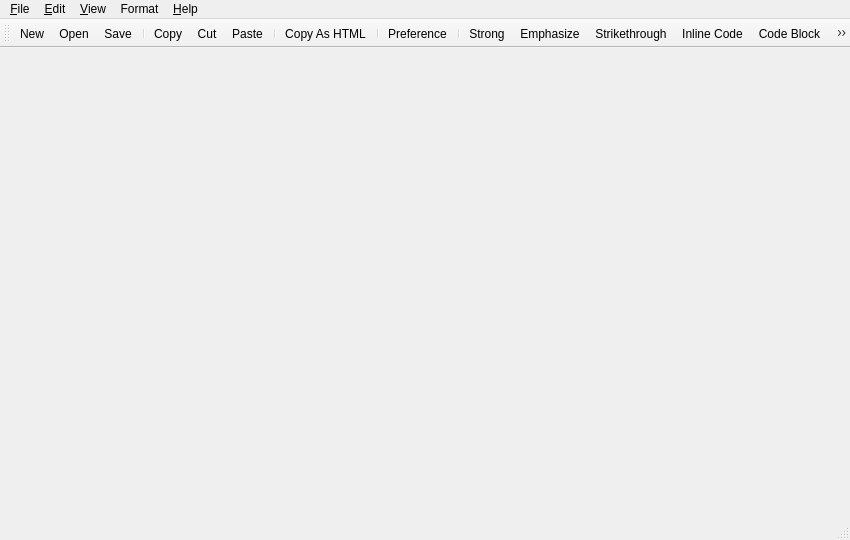
<?xml version="1.0" encoding="UTF-8"?>
<ui version="4.0">
 <class>MainWindow</class>
 <widget class="QMainWindow" name="MainWindow">
  <property name="geometry">
   <rect>
    <x>0</x>
    <y>0</y>
    <width>850</width>
    <height>540</height>
   </rect>
  </property>
  <property name="windowTitle">
   <string>KarenMeu</string>
  </property>
  <property name="windowIcon">
   <iconset resource="karenmeu.qrc">
    <normaloff>:/KarenMeu.png</normaloff>:/KarenMeu.png</iconset>
  </property>
  <widget class="QWidget" name="centralWidget"/>
  <widget class="QMenuBar" name="menuBar">
   <property name="geometry">
    <rect>
     <x>0</x>
     <y>0</y>
     <width>850</width>
     <height>23</height>
    </rect>
   </property>
   <widget class="QMenu" name="menuFile">
    <property name="title">
     <string>&amp;File</string>
    </property>
    <widget class="QMenu" name="menuExport">
     <property name="title">
      <string>Export...</string>
     </property>
     <addaction name="actionExportAsHTML"/>
     <addaction name="actionExportAsPDF"/>
    </widget>
    <addaction name="actionNew"/>
    <addaction name="actionOpen"/>
    <addaction name="actionSave"/>
    <addaction name="actionSaveAs"/>
    <addaction name="menuExport"/>
    <addaction name="separator"/>
    <addaction name="actionExit"/>
   </widget>
   <widget class="QMenu" name="menuEdit">
    <property name="title">
     <string>&amp;Edit</string>
    </property>
    <addaction name="actionUndo"/>
    <addaction name="actionRedo"/>
    <addaction name="separator"/>
    <addaction name="actionCopy"/>
    <addaction name="actionCut"/>
    <addaction name="actionPaste"/>
    <addaction name="actionSelectAll"/>
    <addaction name="separator"/>
    <addaction name="actionCopyAsHTML"/>
    <addaction name="separator"/>
    <addaction name="actionPreference"/>
   </widget>
   <widget class="QMenu" name="menuHelp">
    <property name="title">
     <string>&amp;Help</string>
    </property>
    <addaction name="actionContent"/>
    <addaction name="actionAbout"/>
   </widget>
   <widget class="QMenu" name="menuFormat">
    <property name="title">
     <string>Format</string>
    </property>
    <addaction name="actionStrong"/>
    <addaction name="actionEmphasize"/>
    <addaction name="actionStrikethrough"/>
    <addaction name="actionInlineCode"/>
    <addaction name="actionCodeBlock"/>
    <addaction name="actionComment"/>
    <addaction name="separator"/>
    <addaction name="actionOrderedList"/>
    <addaction name="actionUnorderedList"/>
    <addaction name="actionBlockquote"/>
    <addaction name="separator"/>
    <addaction name="actionHyperlink"/>
    <addaction name="actionImage"/>
    <addaction name="actionHorizontalRule"/>
    <addaction name="actionNewParagraph"/>
    <addaction name="separator"/>
    <addaction name="actionShiftRight"/>
    <addaction name="actionShiftLeft"/>
    <addaction name="separator"/>
    <addaction name="actionHeader1"/>
    <addaction name="actionHeader2"/>
    <addaction name="actionHeader3"/>
    <addaction name="actionHeader4"/>
    <addaction name="actionHeader5"/>
    <addaction name="actionHeader6"/>
   </widget>
   <widget class="QMenu" name="menuView">
    <property name="title">
     <string>&amp;View</string>
    </property>
    <widget class="QMenu" name="menuMarkdownEngine">
     <property name="title">
      <string>Markdown Engine</string>
     </property>
     <addaction name="actionGoldmark"/>
     <addaction name="actionLute"/>
    </widget>
    <widget class="QMenu" name="menuRenderTheme">
     <property name="title">
      <string>Render Theme</string>
     </property>
     <addaction name="actionDefault"/>
     <addaction name="actionOrange"/>
     <addaction name="actionInk"/>
     <addaction name="actionPurple"/>
     <addaction name="actionBlue"/>
     <addaction name="actionGreen"/>
     <addaction name="actionRed"/>
    </widget>
    <widget class="QMenu" name="menuCodeBlockStyle">
     <property name="title">
      <string>Code Block Style</string>
     </property>
     <addaction name="actionAbap"/>
     <addaction name="actionAlgol"/>
     <addaction name="actionAlgolNu"/>
     <addaction name="actionArduino"/>
     <addaction name="actionAutumn"/>
     <addaction name="actionBorland"/>
     <addaction name="actionBW"/>
     <addaction name="actionColorful"/>
     <addaction name="actionDracula"/>
     <addaction name="actionEmacs"/>
     <addaction name="actionFriendly"/>
     <addaction name="actionFruity"/>
     <addaction name="actionGithub"/>
     <addaction name="actionIgor"/>
     <addaction name="actionLovelace"/>
     <addaction name="actionManni"/>
     <addaction name="actionMonokai"/>
     <addaction name="actionMonokaiLight"/>
     <addaction name="actionMurphy"/>
     <addaction name="actionNative"/>
     <addaction name="actionParaisoDark"/>
     <addaction name="actionParaisoLight"/>
     <addaction name="actionPastie"/>
     <addaction name="actionPerldoc"/>
     <addaction name="actionPygments"/>
     <addaction name="actionRainbowDash"/>
     <addaction name="actionRRT"/>
     <addaction name="actionSolarizedDark"/>
     <addaction name="actionSolarizedDark256"/>
     <addaction name="actionSolarizedLight"/>
     <addaction name="actionSwapOff"/>
     <addaction name="actionTango"/>
     <addaction name="actionTrac"/>
     <addaction name="actionVIM"/>
     <addaction name="actionVS"/>
     <addaction name="actionXcode"/>
    </widget>
    <addaction name="menuMarkdownEngine"/>
    <addaction name="menuRenderTheme"/>
    <addaction name="menuCodeBlockStyle"/>
   </widget>
   <addaction name="menuFile"/>
   <addaction name="menuEdit"/>
   <addaction name="menuView"/>
   <addaction name="menuFormat"/>
   <addaction name="menuHelp"/>
  </widget>
  <widget class="QToolBar" name="mainToolBar">
   <property name="windowTitle">
    <string>Standard</string>
   </property>
   <attribute name="toolBarArea">
    <enum>TopToolBarArea</enum>
   </attribute>
   <attribute name="toolBarBreak">
    <bool>false</bool>
   </attribute>
   <addaction name="actionNew"/>
   <addaction name="actionOpen"/>
   <addaction name="actionSave"/>
   <addaction name="separator"/>
   <addaction name="actionCopy"/>
   <addaction name="actionCut"/>
   <addaction name="actionPaste"/>
   <addaction name="separator"/>
   <addaction name="actionCopyAsHTML"/>
   <addaction name="separator"/>
   <addaction name="actionPreference"/>
   <addaction name="separator"/>
   <addaction name="actionStrong"/>
   <addaction name="actionEmphasize"/>
   <addaction name="actionStrikethrough"/>
   <addaction name="actionInlineCode"/>
   <addaction name="actionCodeBlock"/>
   <addaction name="separator"/>
   <addaction name="actionOrderedList"/>
   <addaction name="actionUnorderedList"/>
   <addaction name="actionBlockquote"/>
   <addaction name="actionHyperlink"/>
   <addaction name="actionImage"/>
   <addaction name="actionHorizontalRule"/>
   <addaction name="separator"/>
   <addaction name="actionShiftLeft"/>
   <addaction name="actionShiftRight"/>
   <addaction name="separator"/>
   <addaction name="actionHeader1"/>
   <addaction name="actionHeader2"/>
   <addaction name="actionHeader3"/>
   <addaction name="actionHeader4"/>
   <addaction name="actionHeader5"/>
   <addaction name="actionHeader6"/>
  </widget>
  <widget class="QStatusBar" name="statusBar"/>
  <action name="actionNew">
   <property name="icon">
    <iconset resource="karenmeu.qrc">
     <normaloff>:/rc/images/new.png</normaloff>:/rc/images/new.png</iconset>
   </property>
   <property name="text">
    <string>&amp;New</string>
   </property>
   <property name="shortcut">
    <string>Ctrl+N</string>
   </property>
  </action>
  <action name="actionOpen">
   <property name="icon">
    <iconset resource="karenmeu.qrc">
     <normaloff>:/rc/images/open.png</normaloff>:/rc/images/open.png</iconset>
   </property>
   <property name="text">
    <string>&amp;Open...</string>
   </property>
   <property name="shortcut">
    <string>Ctrl+O</string>
   </property>
  </action>
  <action name="actionSave">
   <property name="icon">
    <iconset resource="karenmeu.qrc">
     <normaloff>:/rc/images/save.png</normaloff>:/rc/images/save.png</iconset>
   </property>
   <property name="text">
    <string>&amp;Save</string>
   </property>
   <property name="shortcut">
    <string>Ctrl+S</string>
   </property>
  </action>
  <action name="actionSaveAs">
   <property name="icon">
    <iconset resource="karenmeu.qrc">
     <normaloff>:/rc/images/save_as.png</normaloff>:/rc/images/save_as.png</iconset>
   </property>
   <property name="text">
    <string>Save &amp;As...</string>
   </property>
  </action>
  <action name="actionExit">
   <property name="text">
    <string>E&amp;xit</string>
   </property>
   <property name="menuRole">
    <enum>QAction::QuitRole</enum>
   </property>
  </action>
  <action name="actionCopy">
   <property name="icon">
    <iconset resource="karenmeu.qrc">
     <normaloff>:/rc/images/copy.png</normaloff>:/rc/images/copy.png</iconset>
   </property>
   <property name="text">
    <string>&amp;Copy</string>
   </property>
   <property name="shortcut">
    <string>Ctrl+C</string>
   </property>
  </action>
  <action name="actionCut">
   <property name="icon">
    <iconset resource="karenmeu.qrc">
     <normaloff>:/rc/images/cut.png</normaloff>:/rc/images/cut.png</iconset>
   </property>
   <property name="text">
    <string>Cu&amp;t</string>
   </property>
   <property name="shortcut">
    <string>Ctrl+X</string>
   </property>
  </action>
  <action name="actionPaste">
   <property name="icon">
    <iconset resource="karenmeu.qrc">
     <normaloff>:/rc/images/paste.png</normaloff>:/rc/images/paste.png</iconset>
   </property>
   <property name="text">
    <string>&amp;Paste</string>
   </property>
   <property name="shortcut">
    <string>Ctrl+V</string>
   </property>
  </action>
  <action name="actionContent">
   <property name="text">
    <string>&amp;Content...</string>
   </property>
  </action>
  <action name="actionAbout">
   <property name="text">
    <string>&amp;About...</string>
   </property>
   <property name="menuRole">
    <enum>QAction::AboutRole</enum>
   </property>
  </action>
  <action name="actionPreference">
   <property name="icon">
    <iconset resource="karenmeu.qrc">
     <normaloff>:/rc/images/preference.png</normaloff>:/rc/images/preference.png</iconset>
   </property>
   <property name="text">
    <string>Preference...</string>
   </property>
   <property name="shortcut">
    <string>Ctrl+Alt+X</string>
   </property>
   <property name="menuRole">
    <enum>QAction::PreferencesRole</enum>
   </property>
  </action>
  <action name="actionUndo">
   <property name="icon">
    <iconset resource="karenmeu.qrc">
     <normaloff>:/rc/images/undo.png</normaloff>:/rc/images/undo.png</iconset>
   </property>
   <property name="text">
    <string>Undo</string>
   </property>
   <property name="shortcut">
    <string>Ctrl+Z</string>
   </property>
  </action>
  <action name="actionRedo">
   <property name="icon">
    <iconset resource="karenmeu.qrc">
     <normaloff>:/rc/images/redo.png</normaloff>:/rc/images/redo.png</iconset>
   </property>
   <property name="text">
    <string>Redo</string>
   </property>
   <property name="shortcut">
    <string>Ctrl+Y</string>
   </property>
  </action>
  <action name="actionSelectAll">
   <property name="text">
    <string>Select All</string>
   </property>
   <property name="shortcut">
    <string>Ctrl+A</string>
   </property>
  </action>
  <action name="actionCopyAsHTML">
   <property name="icon">
    <iconset resource="karenmeu.qrc">
     <normaloff>:/rc/images/copyAsHTML.png</normaloff>:/rc/images/copyAsHTML.png</iconset>
   </property>
   <property name="text">
    <string>Copy As HTML</string>
   </property>
   <property name="shortcut">
    <string>Ctrl+Alt+C</string>
   </property>
  </action>
  <action name="actionExportAsHTML">
   <property name="icon">
    <iconset resource="karenmeu.qrc">
     <normaloff>:/rc/images/exportashtml.png</normaloff>:/rc/images/exportashtml.png</iconset>
   </property>
   <property name="text">
    <string>HTML</string>
   </property>
  </action>
  <action name="actionExportAsPDF">
   <property name="icon">
    <iconset resource="karenmeu.qrc">
     <normaloff>:/rc/images/exportaspdf.png</normaloff>:/rc/images/exportaspdf.png</iconset>
   </property>
   <property name="text">
    <string>PDF</string>
   </property>
  </action>
  <action name="actionStrong">
   <property name="icon">
    <iconset resource="karenmeu.qrc">
     <normaloff>:/rc/images/strong.png</normaloff>:/rc/images/strong.png</iconset>
   </property>
   <property name="text">
    <string>Strong</string>
   </property>
   <property name="shortcut">
    <string>Ctrl+B</string>
   </property>
  </action>
  <action name="actionEmphasize">
   <property name="icon">
    <iconset resource="karenmeu.qrc">
     <normaloff>:/rc/images/emphasize.png</normaloff>:/rc/images/emphasize.png</iconset>
   </property>
   <property name="text">
    <string>Emphasize</string>
   </property>
   <property name="shortcut">
    <string>Ctrl+I</string>
   </property>
  </action>
  <action name="actionInlineCode">
   <property name="icon">
    <iconset resource="karenmeu.qrc">
     <normaloff>:/rc/images/code.png</normaloff>:/rc/images/code.png</iconset>
   </property>
   <property name="text">
    <string>Inline Code</string>
   </property>
   <property name="shortcut">
    <string>Ctrl+Shift+K</string>
   </property>
  </action>
  <action name="actionComment">
   <property name="text">
    <string>Comment</string>
   </property>
   <property name="shortcut">
    <string>Ctrl+/</string>
   </property>
  </action>
  <action name="actionOrderedList">
   <property name="icon">
    <iconset resource="karenmeu.qrc">
     <normaloff>:/rc/images/ol.png</normaloff>:/rc/images/ol.png</iconset>
   </property>
   <property name="text">
    <string>Ordered List</string>
   </property>
   <property name="shortcut">
    <string>Ctrl+Shift+O</string>
   </property>
  </action>
  <action name="actionUnorderedList">
   <property name="icon">
    <iconset resource="karenmeu.qrc">
     <normaloff>:/rc/images/ul.png</normaloff>:/rc/images/ul.png</iconset>
   </property>
   <property name="text">
    <string>Unordered List</string>
   </property>
   <property name="shortcut">
    <string>Ctrl+Shift+U</string>
   </property>
  </action>
  <action name="actionBlockquote">
   <property name="icon">
    <iconset resource="karenmeu.qrc">
     <normaloff>:/rc/images/quote.png</normaloff>:/rc/images/quote.png</iconset>
   </property>
   <property name="text">
    <string>Blockquote</string>
   </property>
   <property name="shortcut">
    <string>Ctrl+Shift+B</string>
   </property>
  </action>
  <action name="actionHyperlink">
   <property name="icon">
    <iconset resource="karenmeu.qrc">
     <normaloff>:/rc/images/link.png</normaloff>:/rc/images/link.png</iconset>
   </property>
   <property name="text">
    <string>Hyperlink</string>
   </property>
   <property name="shortcut">
    <string>Ctrl+K</string>
   </property>
  </action>
  <action name="actionImage">
   <property name="icon">
    <iconset resource="karenmeu.qrc">
     <normaloff>:/rc/images/image.png</normaloff>:/rc/images/image.png</iconset>
   </property>
   <property name="text">
    <string>Image</string>
   </property>
   <property name="shortcut">
    <string>Ctrl+Shift+I</string>
   </property>
  </action>
  <action name="actionNewParagraph">
   <property name="icon">
    <iconset resource="karenmeu.qrc">
     <normaloff>:/rc/images/paragraph.png</normaloff>:/rc/images/paragraph.png</iconset>
   </property>
   <property name="text">
    <string>New Paragraph</string>
   </property>
  </action>
  <action name="actionHeader1">
   <property name="icon">
    <iconset resource="karenmeu.qrc">
     <normaloff>:/rc/images/h1.png</normaloff>:/rc/images/h1.png</iconset>
   </property>
   <property name="text">
    <string>Header 1</string>
   </property>
   <property name="shortcut">
    <string>Ctrl+1</string>
   </property>
  </action>
  <action name="actionHeader2">
   <property name="icon">
    <iconset resource="karenmeu.qrc">
     <normaloff>:/rc/images/h2.png</normaloff>:/rc/images/h2.png</iconset>
   </property>
   <property name="text">
    <string>Header 2</string>
   </property>
   <property name="shortcut">
    <string>Ctrl+2</string>
   </property>
  </action>
  <action name="actionHeader3">
   <property name="icon">
    <iconset resource="karenmeu.qrc">
     <normaloff>:/rc/images/h3.png</normaloff>:/rc/images/h3.png</iconset>
   </property>
   <property name="text">
    <string>Header 3</string>
   </property>
   <property name="shortcut">
    <string>Ctrl+3</string>
   </property>
  </action>
  <action name="actionHeader4">
   <property name="icon">
    <iconset resource="karenmeu.qrc">
     <normaloff>:/rc/images/h4.png</normaloff>:/rc/images/h4.png</iconset>
   </property>
   <property name="text">
    <string>Header 4</string>
   </property>
   <property name="shortcut">
    <string>Ctrl+4</string>
   </property>
  </action>
  <action name="actionHeader5">
   <property name="icon">
    <iconset resource="karenmeu.qrc">
     <normaloff>:/rc/images/h5.png</normaloff>:/rc/images/h5.png</iconset>
   </property>
   <property name="text">
    <string>Header 5</string>
   </property>
   <property name="shortcut">
    <string>Ctrl+5</string>
   </property>
  </action>
  <action name="actionHeader6">
   <property name="icon">
    <iconset resource="karenmeu.qrc">
     <normaloff>:/rc/images/h6.png</normaloff>:/rc/images/h6.png</iconset>
   </property>
   <property name="text">
    <string>Header 6</string>
   </property>
   <property name="shortcut">
    <string>Ctrl+6</string>
   </property>
  </action>
  <action name="actionHorizontalRule">
   <property name="icon">
    <iconset resource="karenmeu.qrc">
     <normaloff>:/rc/images/hr.png</normaloff>:/rc/images/hr.png</iconset>
   </property>
   <property name="text">
    <string>Horizontal Rule</string>
   </property>
   <property name="shortcut">
    <string>Ctrl+H</string>
   </property>
  </action>
  <action name="actionShiftRight">
   <property name="icon">
    <iconset resource="karenmeu.qrc">
     <normaloff>:/rc/images/shiftright.png</normaloff>:/rc/images/shiftright.png</iconset>
   </property>
   <property name="text">
    <string>Shift Right</string>
   </property>
   <property name="shortcut">
    <string>Alt+.</string>
   </property>
  </action>
  <action name="actionShiftLeft">
   <property name="icon">
    <iconset resource="karenmeu.qrc">
     <normaloff>:/rc/images/shiftleft.png</normaloff>:/rc/images/shiftleft.png</iconset>
   </property>
   <property name="text">
    <string>Shift Left</string>
   </property>
   <property name="shortcut">
    <string>Alt+,</string>
   </property>
  </action>
  <action name="actionStrikethrough">
   <property name="icon">
    <iconset resource="karenmeu.qrc">
     <normaloff>:/rc/images/strikethrough.png</normaloff>:/rc/images/strikethrough.png</iconset>
   </property>
   <property name="text">
    <string>Strikethrough</string>
   </property>
  </action>
  <action name="actionCodeBlock">
   <property name="icon">
    <iconset resource="karenmeu.qrc">
     <normaloff>:/rc/images/codeblock.png</normaloff>:/rc/images/codeblock.png</iconset>
   </property>
   <property name="text">
    <string>Code Block</string>
   </property>
  </action>
  <action name="actionGoldmark">
   <property name="checkable">
    <bool>true</bool>
   </property>
   <property name="text">
    <string>Goldmark</string>
   </property>
  </action>
  <action name="actionLute">
   <property name="checkable">
    <bool>true</bool>
   </property>
   <property name="text">
    <string>Lute</string>
   </property>
  </action>
  <action name="actionDefault">
   <property name="checkable">
    <bool>true</bool>
   </property>
   <property name="text">
    <string>默认</string>
   </property>
  </action>
  <action name="actionOrange">
   <property name="checkable">
    <bool>true</bool>
   </property>
   <property name="text">
    <string>橙心</string>
   </property>
  </action>
  <action name="actionInk">
   <property name="checkable">
    <bool>true</bool>
   </property>
   <property name="text">
    <string>墨黑</string>
   </property>
  </action>
  <action name="actionPurple">
   <property name="checkable">
    <bool>true</bool>
   </property>
   <property name="text">
    <string>姹紫</string>
   </property>
  </action>
  <action name="actionBlue">
   <property name="checkable">
    <bool>true</bool>
   </property>
   <property name="text">
    <string>嫩青</string>
   </property>
  </action>
  <action name="actionGreen">
   <property name="checkable">
    <bool>true</bool>
   </property>
   <property name="text">
    <string>绿意</string>
   </property>
  </action>
  <action name="actionRed">
   <property name="checkable">
    <bool>true</bool>
   </property>
   <property name="text">
    <string>红绯</string>
   </property>
  </action>
  <action name="actionAbap">
   <property name="checkable">
    <bool>true</bool>
   </property>
   <property name="text">
    <string>Abap</string>
   </property>
  </action>
  <action name="actionAlgol">
   <property name="checkable">
    <bool>true</bool>
   </property>
   <property name="text">
    <string>Algol</string>
   </property>
  </action>
  <action name="actionAlgolNu">
   <property name="checkable">
    <bool>true</bool>
   </property>
   <property name="text">
    <string>Algol Nu</string>
   </property>
  </action>
  <action name="actionArduino">
   <property name="checkable">
    <bool>true</bool>
   </property>
   <property name="text">
    <string>Arduino</string>
   </property>
  </action>
  <action name="actionAutumn">
   <property name="checkable">
    <bool>true</bool>
   </property>
   <property name="text">
    <string>Autumn</string>
   </property>
  </action>
  <action name="actionBorland">
   <property name="checkable">
    <bool>true</bool>
   </property>
   <property name="text">
    <string>Borland</string>
   </property>
  </action>
  <action name="actionBW">
   <property name="checkable">
    <bool>true</bool>
   </property>
   <property name="text">
    <string>BW</string>
   </property>
  </action>
  <action name="actionColorful">
   <property name="checkable">
    <bool>true</bool>
   </property>
   <property name="text">
    <string>Colorful</string>
   </property>
  </action>
  <action name="actionDracula">
   <property name="checkable">
    <bool>true</bool>
   </property>
   <property name="text">
    <string>Dracula</string>
   </property>
  </action>
  <action name="actionEmacs">
   <property name="checkable">
    <bool>true</bool>
   </property>
   <property name="text">
    <string>Emacs</string>
   </property>
  </action>
  <action name="actionFriendly">
   <property name="checkable">
    <bool>true</bool>
   </property>
   <property name="text">
    <string>Friendly</string>
   </property>
  </action>
  <action name="actionFruity">
   <property name="checkable">
    <bool>true</bool>
   </property>
   <property name="text">
    <string>Fruity</string>
   </property>
  </action>
  <action name="actionGithub">
   <property name="checkable">
    <bool>true</bool>
   </property>
   <property name="text">
    <string>Github</string>
   </property>
  </action>
  <action name="actionIgor">
   <property name="checkable">
    <bool>true</bool>
   </property>
   <property name="text">
    <string>Igor</string>
   </property>
  </action>
  <action name="actionLovelace">
   <property name="checkable">
    <bool>true</bool>
   </property>
   <property name="text">
    <string>Lovelace</string>
   </property>
  </action>
  <action name="actionManni">
   <property name="checkable">
    <bool>true</bool>
   </property>
   <property name="text">
    <string>Manni</string>
   </property>
  </action>
  <action name="actionMonokai">
   <property name="checkable">
    <bool>true</bool>
   </property>
   <property name="text">
    <string>Monokai</string>
   </property>
  </action>
  <action name="actionMonokaiLight">
   <property name="checkable">
    <bool>true</bool>
   </property>
   <property name="text">
    <string>Monokai Light</string>
   </property>
  </action>
  <action name="actionMurphy">
   <property name="checkable">
    <bool>true</bool>
   </property>
   <property name="text">
    <string>Murphy</string>
   </property>
  </action>
  <action name="actionNative">
   <property name="checkable">
    <bool>true</bool>
   </property>
   <property name="text">
    <string>Native</string>
   </property>
  </action>
  <action name="actionParaisoDark">
   <property name="checkable">
    <bool>true</bool>
   </property>
   <property name="text">
    <string>Paraiso Dark</string>
   </property>
  </action>
  <action name="actionParaisoLight">
   <property name="checkable">
    <bool>true</bool>
   </property>
   <property name="text">
    <string>Paraiso Light</string>
   </property>
  </action>
  <action name="actionPastie">
   <property name="checkable">
    <bool>true</bool>
   </property>
   <property name="text">
    <string>Pastie</string>
   </property>
  </action>
  <action name="actionPerldoc">
   <property name="checkable">
    <bool>true</bool>
   </property>
   <property name="text">
    <string>Perldoc</string>
   </property>
  </action>
  <action name="actionPygments">
   <property name="checkable">
    <bool>true</bool>
   </property>
   <property name="text">
    <string>Pygments</string>
   </property>
  </action>
  <action name="actionRainbowDash">
   <property name="checkable">
    <bool>true</bool>
   </property>
   <property name="text">
    <string>Rainbow Dash</string>
   </property>
  </action>
  <action name="actionRRT">
   <property name="checkable">
    <bool>true</bool>
   </property>
   <property name="text">
    <string>RRT</string>
   </property>
  </action>
  <action name="actionSolarizedDark">
   <property name="checkable">
    <bool>true</bool>
   </property>
   <property name="text">
    <string>Solarized Dark</string>
   </property>
  </action>
  <action name="actionSolarizedDark256">
   <property name="checkable">
    <bool>true</bool>
   </property>
   <property name="text">
    <string>Solarized Dark256</string>
   </property>
  </action>
  <action name="actionSolarizedLight">
   <property name="checkable">
    <bool>true</bool>
   </property>
   <property name="text">
    <string>Solarized Light</string>
   </property>
  </action>
  <action name="actionSwapOff">
   <property name="checkable">
    <bool>true</bool>
   </property>
   <property name="text">
    <string>Swap Off</string>
   </property>
  </action>
  <action name="actionTango">
   <property name="checkable">
    <bool>true</bool>
   </property>
   <property name="text">
    <string>Tango</string>
   </property>
  </action>
  <action name="actionTrac">
   <property name="checkable">
    <bool>true</bool>
   </property>
   <property name="text">
    <string>Trac</string>
   </property>
  </action>
  <action name="actionVIM">
   <property name="checkable">
    <bool>true</bool>
   </property>
   <property name="text">
    <string>VIM</string>
   </property>
  </action>
  <action name="actionVS">
   <property name="checkable">
    <bool>true</bool>
   </property>
   <property name="text">
    <string>VS</string>
   </property>
  </action>
  <action name="actionXcode">
   <property name="checkable">
    <bool>true</bool>
   </property>
   <property name="text">
    <string>Xcode</string>
   </property>
  </action>
 </widget>
 <layoutdefault spacing="6" margin="11"/>
 <resources>
  <include location="karenmeu.qrc"/>
 </resources>
 <connections/>
</ui>
